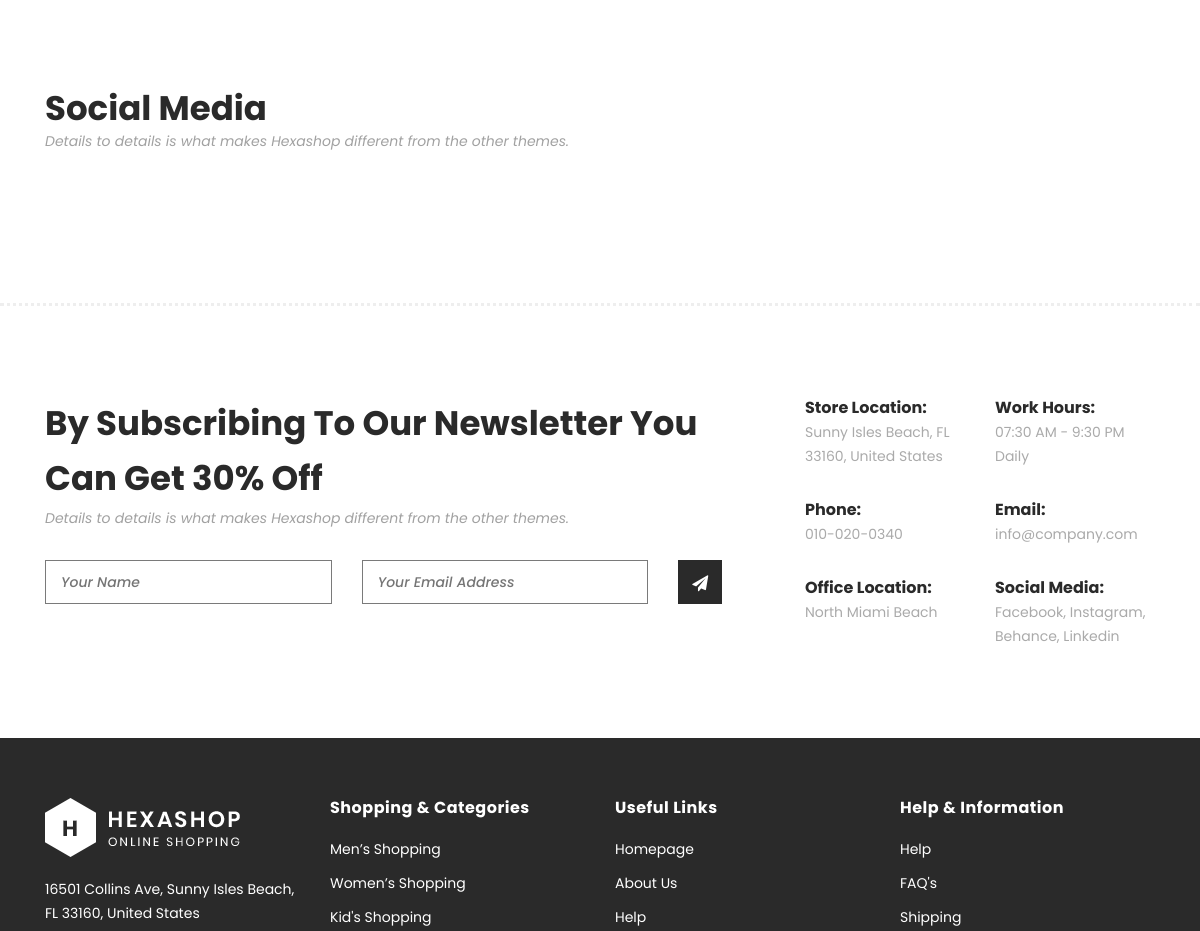
Before: / (middle part) with the older database file.
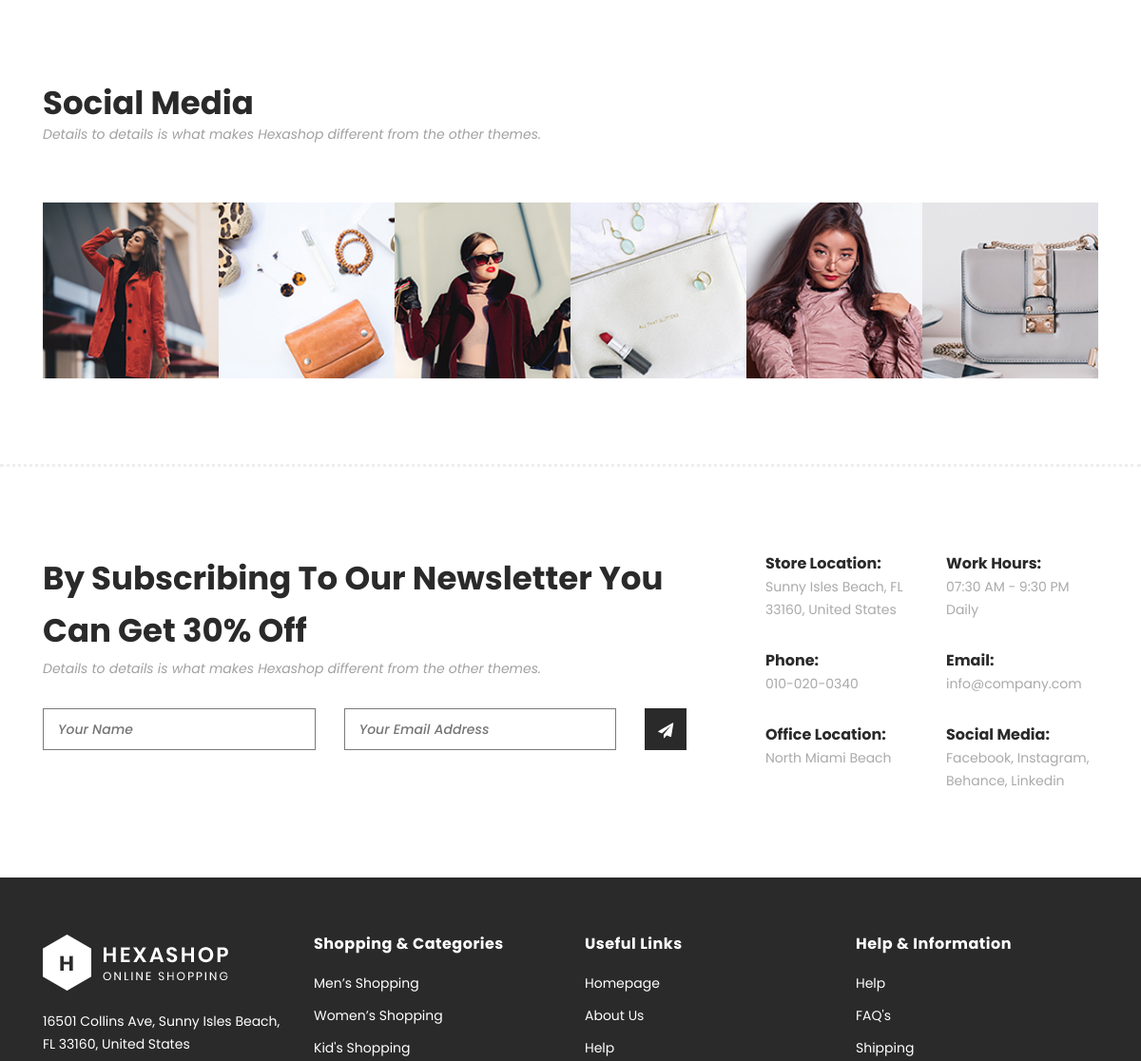
After: the same page with the newer database file.
### myapp/models.py (models this page shows, shortened)
class Social(models.Model):
    image = models.ImageField(upload_to="onlysocial_images")
    description = models.CharField(max_length=20)

### myapp/views.py (the view)
# urls.py: path('', home_page, name='homelink'),
def home_page(request):
    if request.method == "GET":
        all_categories = Category.objects.all()
        mens_products = Product.objects.filter(category__name="MEN") # This helps the database to recognize and use the Instance name and not its default ID
        womens_products = Product.objects.filter(category__name="WOMEN")
        kids_products = Product.objects.filter(category__name="kids")
        social_images = Social.objects.all()
        context = {
            'all_categories': all_categories,
            'mens_product': mens_products,
            'womens_product': womens_products,
            'kids_product': kids_products,
            'social_images': social_images
        }
    elif request.method == "POST":
        new_subscribers_name = request.POST["name"] # OR request.POST.get("name")
        new_subscribers_email = request.POST("email") # OR request.POST.get["email"]
        Subscriber.objects.create(name=new_subscribers_name, email=new_subscribers_email)
        return redirect("productslink")
    return render(request, "myapp/index.html", context)

### myapp/templates/myapp/index.html (shortened to what this page needs)
{% load static %}
    <!DOCTYPE html>
<html lang="en">
  <head>
    <link rel="stylesheet" type="text/css" href="{% static 'myapp/assets/css/bootstrap.min.css' %}">
    <link rel="stylesheet" type="text/css" href="{% static 'myapp/assets/css/font-awesome.css' %}">
    <link rel="stylesheet" href="{% static 'myapp/assets/css/templatemo-hexashop.css' %}">
    <link rel="stylesheet" href="{% static 'myapp/assets/css/owl-carousel.css' %}">
    <link rel="stylesheet" href="{% static 'myapp/assets/css/lightbox.css' %}">
    </head>
    <body>
    <section class="section" id="social">
        <div class="container">
            <div class="row">
                <div class="col-lg-12">
                    <div class="section-heading">
                        <h2>Social Media</h2>
                        <span>Details to details is what makes Hexashop different from the other themes.</span>
                    </div>
                </div>
            </div>
        </div>
        <div class="container">
            <div class="row images">
                {% for i in social_images %}
                <div class="col-2">
                    <div class="thumb">
                        <img src="{{ i.image.url }}" alt="">
                    </div>
                </div>
                {% endfor %}
            </div>
        </div>
    </section>
    <div class="subscribe">
        <div class="container">
            <div class="row">
                <div class="col-lg-8">
                    <div class="section-heading">
                        <h2>By Subscribing To Our Newsletter You Can Get 30% Off</h2>
                        <span>Details to details is what makes Hexashop different from the other themes.</span>
                    </div>
                    <form id="subscribe" action="" method="post">
                        <div class="row">
                          <div class="col-lg-5">
                            <fieldset>
                              <input name="name" type="text" id="name" placeholder="Your Name" required="">
                            </fieldset>
                          </div>
                          <div class="col-lg-5">
                            <fieldset>
                              <input name="email" type="text" id="email" pattern="[^ @]*@[^ @]*" placeholder="Your Email Address" required="">
                            </fieldset>
                          </div>
                          <div class="col-lg-2">
                            <fieldset>
                              <button type="submit" id="form-submit" class="main-dark-button"><i class="fa fa-paper-plane"></i></button>
                            </fieldset>
                          </div>
                        </div>
                    </form>
                </div>
                <div class="col-lg-4">
                    <div class="row">
                        <div class="col-6">
                            <ul>
                                <li>Store Location:<br><span>Sunny Isles Beach, FL 33160, United States</span></li>
                                <li>Phone:<br><span>010-020-0340</span></li>
                                <li>Office Location:<br><span>North Miami Beach</span></li>
                            </ul>
                        </div>
                        <div class="col-6">
                            <ul>
                                <li>Work Hours:<br><span>07:30 AM - 9:30 PM Daily</span></li>
                                <li>Email:<br><span>info@company.com</span></li>
                                <li>Social Media:<br><span><a href="#">Facebook</a>, <a href="#">Instagram</a>, <a href="#">Behance</a>, <a href="#">Linkedin</a></span></li>
                            </ul>
                        </div>
                    </div>
                </div>
            </div>
        </div>
    </div>
    <footer>
        <div class="container">
            <div class="row">
                <div class="col-lg-3">
                    <div class="first-item">
                        <div class="logo">
                            <img src="{% static 'myapp/assets/images/white-logo.png' %}" alt="hexashop ecommerce templatemo">
                        </div>
                        <ul>
                            <li><a href="#">16501 Collins Ave, Sunny Isles Beach, FL 33160, United States</a></li>
                        </ul>
                    </div>
                </div>
                <div class="col-lg-3">
                    <h4>Shopping &amp; Categories</h4>
                    <ul>
                        <li><a href="#">Men’s Shopping</a></li>
                        <li><a href="#">Women’s Shopping</a></li>
                        <li><a href="#">Kid's Shopping</a></li>
                    </ul>
                </div>
                <div class="col-lg-3">
                    <h4>Useful Links</h4>
                    <ul>
                        <li><a href="#">Homepage</a></li>
                        <li><a href="#">About Us</a></li>
                        <li><a href="#">Help</a></li>
                    </ul>
                </div>
                <div class="col-lg-3">
                    <h4>Help &amp; Information</h4>
                    <ul>
                        <li><a href="#">Help</a></li>
                        <li><a href="#">FAQ's</a></li>
                        <li><a href="#">Shipping</a></li>
                    </ul>
                </div>
            </div>
        </div>
    </footer>
  </body>
</html>

### myapp/static/myapp/assets/css/templatemo-hexashop.css (style rules this page uses)
html, body, div, span, applet, object, iframe, h1, h2, h3, h4, h5, h6, p, blockquote, div pre, a, abbr, acronym, address, big, cite, code, del, dfn, em, font, img, ins, kbd, q, s, samp, small, strike, strong, sub, sup, tt, var, b, u, i, center, dl, dt, dd, ol, ul, li, figure, header, nav, section, article, aside, footer, figcaption { margin: 0; padding: 0; border: 0; outline: 0; }
header, nav, section, article, aside, footer, hgroup { display: block; }
* { box-sizing: border-box; }
html, body { font-family: 'Poppins', sans-serif; font-weight: 400; background-color: #fff; font-size: 16px; -ms-text-size-adjust: 100%; -webkit-font-smoothing: antialiased; -moz-osx-font-smoothing: grayscale; }
html, body { background: #fff; font-family: 'Poppins', sans-serif; }
.section-heading h2 { font-size: 34px; font-weight: 700; color: #2a2a2a; }
.section-heading span { font-size: 14px; color: #a1a1a1; font-style: italic; font-weight: 400; }
#social { margin-top: 90px; padding-bottom: 90px; border-bottom: 3px dotted #eee; }
#social .col-2 { padding-left: 0; padding-right: 0; }
#social .images { margin-top: 60px; padding-left: 15px; padding-right: 15px; }
#social .thumb { position: relative; }
#social .thumb img { width: 100%; overflow: hidden; }
.subscribe { margin-top: 90px; }
.subscribe .section-heading { margin-bottom: 30px; }
.subscribe .section-heading h2 { line-height: 55px; }
.subscribe form input { width: 100%; height: 44px; line-height: 44px; padding: 0px 15px; font-size: 14px; font-style: italic; font-weight: 500; color: #aaa; border-radius: 0px; border: 1px solid #7a7a7a; box-shadow: none; }
.subscribe form button { width: 44px; height: 44px; display: inline-block; text-align: center; line-height: 44px; background-color: #2a2a2a; box-shadow: none; border: 1px solid transparent; color: #fff; transition: all 0.3s; }
.subscribe ul li { margin-bottom: 30px; display: block; }
.subscribe ul li { font-size: 16px; font-weight: 700; color: #2a2a2a; }
.subscribe ul li span, .subscribe ul li span a { font-size: 14px; font-weight: 400; color: #aaa; }
footer { margin-top: 60px; padding: 60px 0px 30px 0px; background-color: #2a2a2a; }
footer .logo { margin-bottom: 20px; }
footer ul li { display: block; margin-bottom: 10px; }
footer ul li a { font-size: 14px; color: #fff; transition: all .3s; }
footer h4 { letter-spacing: 0.5px; font-size: 16px; color: #fff; font-weight: 700; margin-bottom: 20px; }

Changed rows visible on the page:
added Social: image (picture)
added Social: image (picture)
added Social: image (picture)
added Social: image (picture)
added Social: image (picture)
added Social: image (picture)
